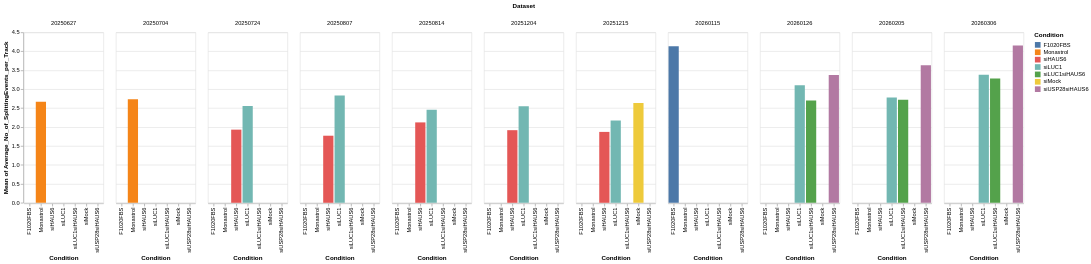

The cell this chart's notebook holds for it:
### Code cell
# Quick visualisation

import altair as alt

alt.Chart(
    statistics_df
).mark_bar().encode(
    x = 'Condition',
    y = 'mean(Average_No_of_SplittingEvents_per_Track)',
    color = 'Condition',
    column = 'Dataset'
)
